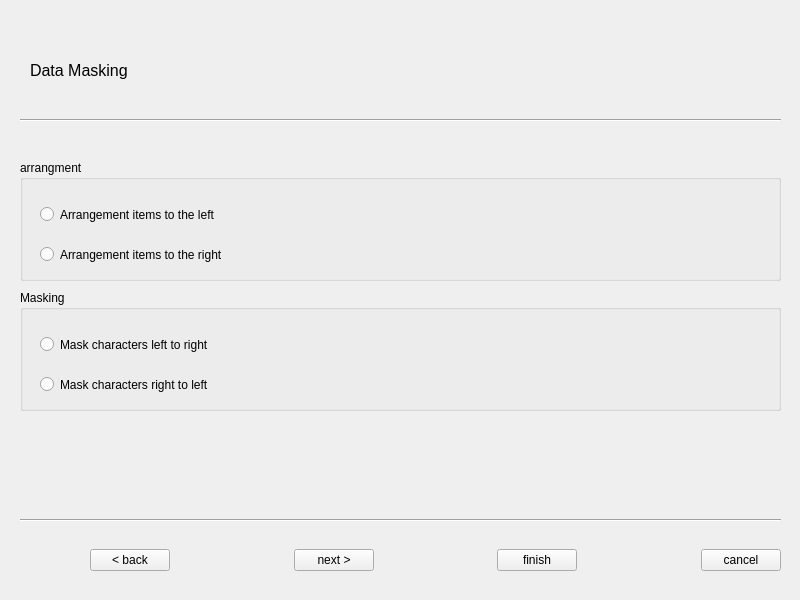
<?xml version="1.0" encoding="UTF-8"?>
<ui version="4.0">
 <class>Import Data</class>
 <widget class="QMainWindow" name="Import Data">
  <property name="geometry">
   <rect>
    <x>0</x>
    <y>0</y>
    <width>800</width>
    <height>600</height>
   </rect>
  </property>
  <property name="windowTitle">
   <string>Masking data</string>
  </property>
  <widget class="QWidget" name="centralwidget">
   <widget class="QGroupBox" name="arrBox">
    <property name="geometry">
     <rect>
      <x>20</x>
      <y>160</y>
      <width>761</width>
      <height>121</height>
     </rect>
    </property>
    <property name="title">
     <string>arrangment</string>
    </property>
    <widget class="QRadioButton" name="arrLeft">
     <property name="geometry">
      <rect>
       <x>20</x>
       <y>40</y>
       <width>331</width>
       <height>29</height>
      </rect>
     </property>
     <property name="text">
      <string>Arrangement items to the left</string>
     </property>
    </widget>
    <widget class="QRadioButton" name="arrRight">
     <property name="geometry">
      <rect>
       <x>20</x>
       <y>80</y>
       <width>361</width>
       <height>29</height>
      </rect>
     </property>
     <property name="text">
      <string>Arrangement items to the right</string>
     </property>
    </widget>
   </widget>
   <widget class="Line" name="line">
    <property name="geometry">
     <rect>
      <x>20</x>
      <y>510</y>
      <width>761</width>
      <height>20</height>
     </rect>
    </property>
    <property name="orientation">
     <enum>Qt::Horizontal</enum>
    </property>
   </widget>
   <widget class="QWidget" name="horizontalLayoutWidget_2">
    <property name="geometry">
     <rect>
      <x>90</x>
      <y>530</y>
      <width>691</width>
      <height>61</height>
     </rect>
    </property>
    <layout class="QHBoxLayout" name="horizontalLayout_2">
     <item>
      <widget class="QPushButton" name="backButton">
       <property name="text">
        <string>&lt; back</string>
       </property>
      </widget>
     </item>
     <item>
      <spacer name="horizontalSpacer">
       <property name="orientation">
        <enum>Qt::Horizontal</enum>
       </property>
       <property name="sizeHint" stdset="0">
        <size>
         <width>40</width>
         <height>20</height>
        </size>
       </property>
      </spacer>
     </item>
     <item>
      <widget class="QPushButton" name="nextButton">
       <property name="text">
        <string>next &gt;</string>
       </property>
      </widget>
     </item>
     <item>
      <spacer name="horizontalSpacer_5">
       <property name="orientation">
        <enum>Qt::Horizontal</enum>
       </property>
       <property name="sizeHint" stdset="0">
        <size>
         <width>40</width>
         <height>20</height>
        </size>
       </property>
      </spacer>
     </item>
     <item>
      <widget class="QPushButton" name="finishButton">
       <property name="text">
        <string>finish</string>
       </property>
      </widget>
     </item>
     <item>
      <spacer name="horizontalSpacer_3">
       <property name="orientation">
        <enum>Qt::Horizontal</enum>
       </property>
       <property name="sizeHint" stdset="0">
        <size>
         <width>40</width>
         <height>20</height>
        </size>
       </property>
      </spacer>
     </item>
     <item>
      <widget class="QPushButton" name="cancelButton">
       <property name="text">
        <string>cancel</string>
       </property>
      </widget>
     </item>
    </layout>
   </widget>
   <widget class="Line" name="line_2">
    <property name="geometry">
     <rect>
      <x>20</x>
      <y>110</y>
      <width>761</width>
      <height>20</height>
     </rect>
    </property>
    <property name="orientation">
     <enum>Qt::Horizontal</enum>
    </property>
   </widget>
   <widget class="QLabel" name="label">
    <property name="geometry">
     <rect>
      <x>30</x>
      <y>40</y>
      <width>301</width>
      <height>61</height>
     </rect>
    </property>
    <property name="font">
     <font>
      <pointsize>12</pointsize>
     </font>
    </property>
    <property name="text">
     <string>Data Masking</string>
    </property>
   </widget>
   <widget class="QGroupBox" name="maskingBox">
    <property name="geometry">
     <rect>
      <x>20</x>
      <y>290</y>
      <width>761</width>
      <height>121</height>
     </rect>
    </property>
    <property name="title">
     <string>Masking</string>
    </property>
    <widget class="QRadioButton" name="maskRight">
     <property name="geometry">
      <rect>
       <x>20</x>
       <y>40</y>
       <width>331</width>
       <height>29</height>
      </rect>
     </property>
     <property name="text">
      <string>Mask characters left to right</string>
     </property>
    </widget>
    <widget class="QRadioButton" name="maskLeft">
     <property name="geometry">
      <rect>
       <x>20</x>
       <y>80</y>
       <width>361</width>
       <height>29</height>
      </rect>
     </property>
     <property name="text">
      <string>Mask characters right to left</string>
     </property>
    </widget>
   </widget>
  </widget>
 </widget>
 <resources/>
 <connections/>
</ui>
